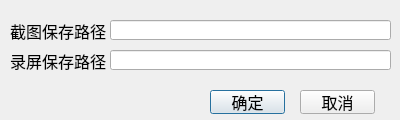
<?xml version="1.0" encoding="UTF-8"?>
<ui version="4.0">
 <class>PathDialog</class>
 <widget class="QDialog" name="PathDialog">
  <property name="geometry">
   <rect>
    <x>0</x>
    <y>0</y>
    <width>400</width>
    <height>120</height>
   </rect>
  </property>
  <property name="sizePolicy">
   <sizepolicy hsizetype="Fixed" vsizetype="Fixed">
    <horstretch>0</horstretch>
    <verstretch>0</verstretch>
   </sizepolicy>
  </property>
  <property name="minimumSize">
   <size>
    <width>400</width>
    <height>120</height>
   </size>
  </property>
  <property name="maximumSize">
   <size>
    <width>400</width>
    <height>120</height>
   </size>
  </property>
  <property name="windowTitle">
   <string>OutputPathEdit</string>
  </property>
  <property name="modal">
   <bool>false</bool>
  </property>
  <widget class="QPushButton" name="enterButton">
   <property name="geometry">
    <rect>
     <x>210</x>
     <y>90</y>
     <width>75</width>
     <height>24</height>
    </rect>
   </property>
   <property name="font">
    <font>
     <pointsize>12</pointsize>
    </font>
   </property>
   <property name="text">
    <string>确定</string>
   </property>
  </widget>
  <widget class="QPushButton" name="cancelButton">
   <property name="geometry">
    <rect>
     <x>300</x>
     <y>90</y>
     <width>75</width>
     <height>24</height>
    </rect>
   </property>
   <property name="font">
    <font>
     <pointsize>12</pointsize>
    </font>
   </property>
   <property name="text">
    <string>取消</string>
   </property>
  </widget>
  <widget class="QLineEdit" name="framePathEdit">
   <property name="geometry">
    <rect>
     <x>110</x>
     <y>20</y>
     <width>281</width>
     <height>20</height>
    </rect>
   </property>
   <property name="text">
    <string/>
   </property>
  </widget>
  <widget class="QLabel" name="label">
   <property name="geometry">
    <rect>
     <x>10</x>
     <y>20</y>
     <width>101</width>
     <height>21</height>
    </rect>
   </property>
   <property name="font">
    <font>
     <pointsize>12</pointsize>
    </font>
   </property>
   <property name="text">
    <string>截图保存路径</string>
   </property>
  </widget>
  <widget class="QLabel" name="label_2">
   <property name="geometry">
    <rect>
     <x>10</x>
     <y>50</y>
     <width>101</width>
     <height>21</height>
    </rect>
   </property>
   <property name="font">
    <font>
     <pointsize>12</pointsize>
    </font>
   </property>
   <property name="text">
    <string>录屏保存路径</string>
   </property>
  </widget>
  <widget class="QLineEdit" name="videoPathEdit">
   <property name="geometry">
    <rect>
     <x>110</x>
     <y>50</y>
     <width>281</width>
     <height>20</height>
    </rect>
   </property>
   <property name="text">
    <string/>
   </property>
  </widget>
 </widget>
 <resources/>
 <connections/>
</ui>
